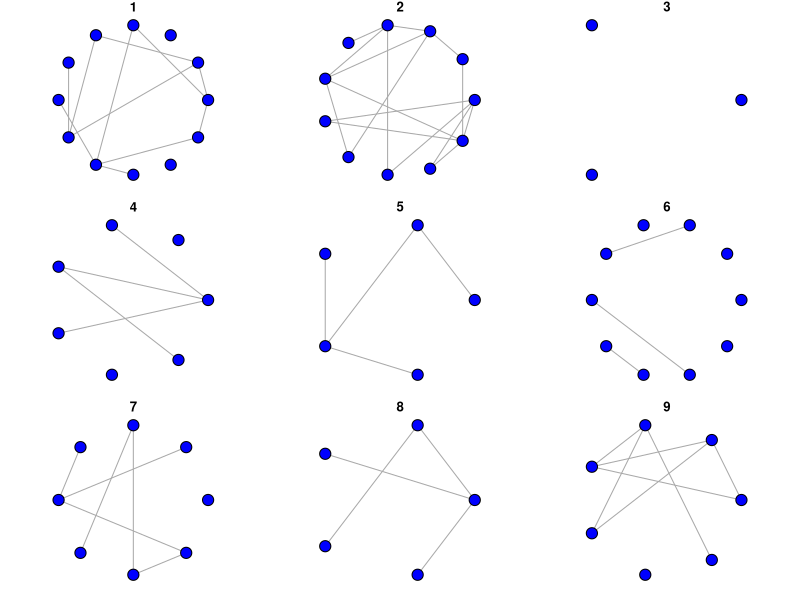

The R source for this figure:
# In this file, I will generate 40 ego networks with a small number of characteristics.

# The number of alters in each network will be generated at random based on a normal distribtuion with
# mean 7 and with standard deviation 3.

# the bmi of the egos will be randomly generated using a normal distribution with mean 25, std of 5

# the rest of the structural values will be calculated using the igraph library

# --------------------------------------------------------------------------------------------------------------

# import igraph
library(igraph)

# create a vector of 40 vertices that follow a normal distribution with mean 7 and std 3
# essentially the degree of the ego
vertNum <- ceiling(rnorm(40, mean = 7, sd = 3))
# make sure none are zero
vertNum[which(vertNum <= 0)] <- 1

# create a list of 40 ego-networks
egoNets <- list()

for(i in 1:40){
  
  erdosI <- simplify(erdos.renyi.game(vertNum[i], 0.2, type = "gnp", directed = F))
  egoNets <- append(egoNets, list(erdosI))
  
}


# for the fun of it, graph the first nine ego Networks
par(mfrow = c(3, 3), mar = c(1, 1, 1, 1))
for(j in 1:9){
  
  plot(egoNets[[j]], edge.arrow.size = .2, vertex.color = "blue", vertex.label = NA,
       edge.arrow.mode = 0, layout = layout_in_circle(egoNets[[j]]), main = j)
  
}

# clean up
rm(i, j, erdosI)
#dev.off()


# create a dataframe to store info on all the simulated values
# add bmi
# generate the values for the BMI
bmi <- rnorm(40, mean = 25, 5)
bmiAve <- rnorm(40, mean = 25, 2)
overview.df <- as.data.frame(bmi)
overview.df$bmiAve <- bmiAve
rm(bmi, bmiAve)

# add ego degree
overview.df$egoDeg <- vertNum

# add gender (0 is girls, 1 is boys)
overview.df$gender <- round(runif(40))

# calculate the values of (insert here) for each network
overview.df$homo <- runif(40)
overview.df$krackhardt <- runif(40, min = -1, max = 1)
overview.df$yulesq <- runif(40, min = -1, max = 1)
overview.df$IQV <- runif(40)
overview.df$constrain <- runif(40)
overview.df$hierarchy <- runif(40)

# further calculations of the networks structural properties
edgeDensity <- c()
components <- c()
edgeCount <- c()
effectiveSize <- c()
efficiency <- c()

for(i in 1:40){
  
  edgeDensity <- c(edgeDensity, edge_density(egoNets[[i]], loops = FALSE))
  components <- c(components, count_components(egoNets[[i]]))
  edgeCount <- c(edgeCount, gsize(egoNets[[i]]))
  effectiveSize <- c(effectiveSize, vcount(egoNets[[i]]) - sum(degree(egoNets[[i]], mode = "all"))/vertNum[i])
  efficiency <- c(efficiency, effectiveSize[i] / vertNum[i])

}

# add values to the df
overview.df$density <- edgeDensity
overview.df$components <- components
overview.df$edgeNum <- edgeCount
overview.df$effectiveSize <- effectiveSize
overview.df$efficiency <- efficiency

rm(i, edgeDensity, vertNum, components, edgeCount, effectiveSize, efficiency)
par(mfrow=c(1, 1))



# time to create the first heatmap. This will just give an overview of the various 













